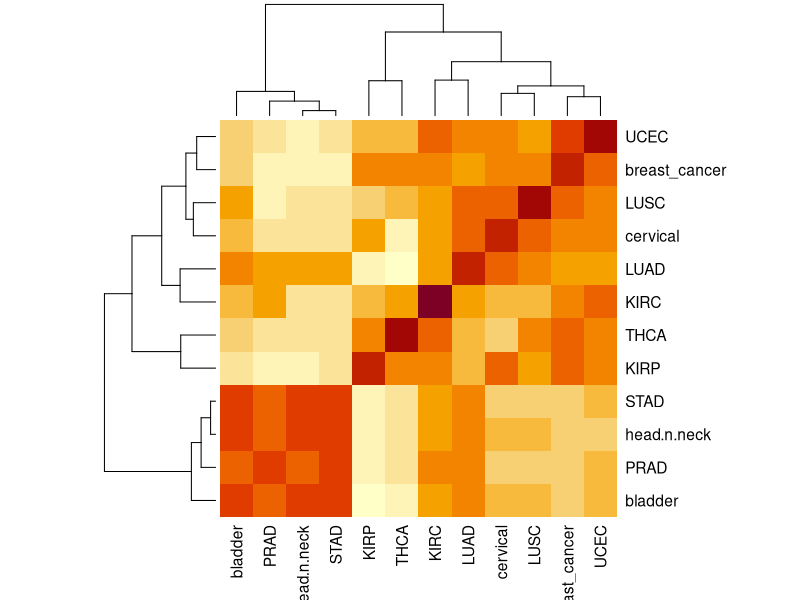
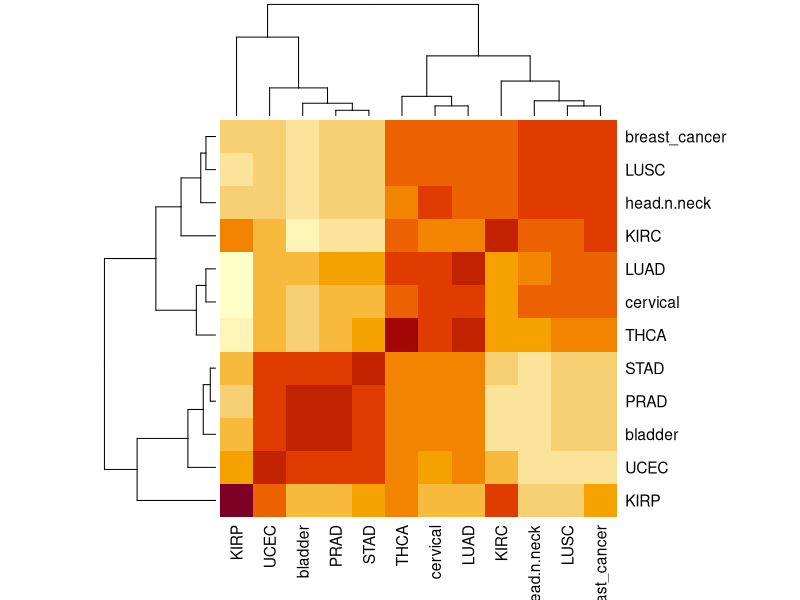
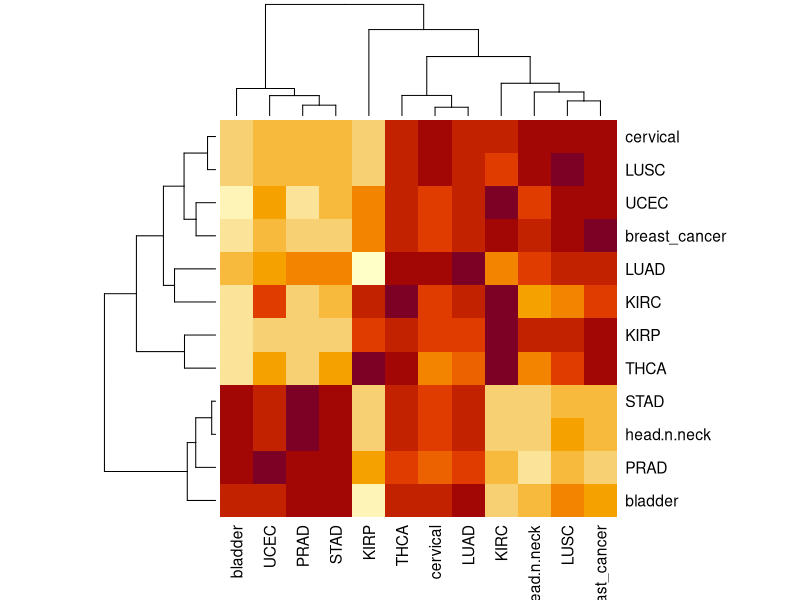

Reproduce these figures in R, in order.

setwd(getwd())
matrix_1 <- read.delim("matrix1.txt")
matrix_1 <- data.frame(matrix_1, row.names = 1)
matrix_1 <- matrix_1[,-13]
install.packages('ggpubr')
library(ggpubr)
matrix1 <- cor(matrix_1,method=("pearson")) 
heatmap(matrix1)

matrix_2 <- read.delim("matrix2.txt")
matrix_2 <- data.frame(matrix_2, row.names = 1)
matrix_2 <- matrix_2[,-13]
matrix2 <- cor(matrix_2,method=("pearson")) 
heatmap(matrix2)
final_matrix <- cor(matrix_1, matrix_2, method=("pearson"))
heatmap(final_matrix)
                     
